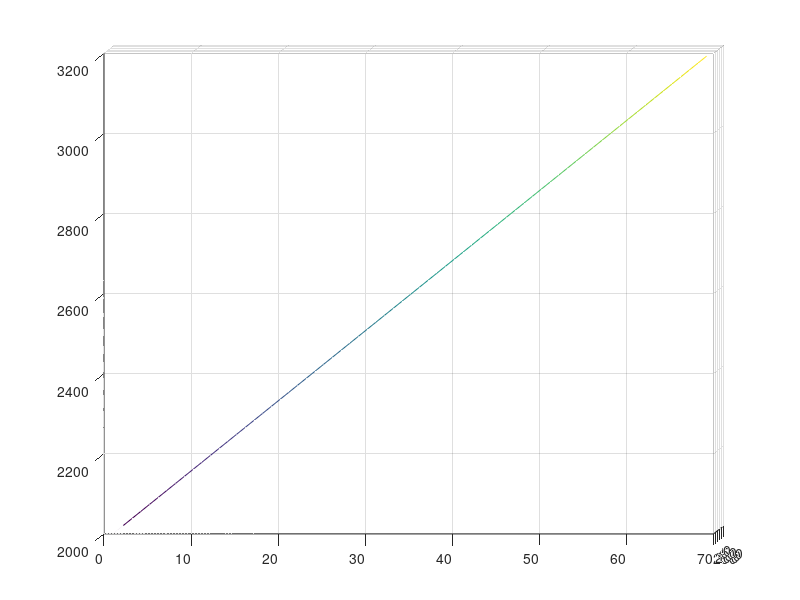

Here is the MATLAB script that generated this plot: (Note: this script raises an error after producing the figure.)
close all
clear all
clc
%% test the new function
disp('=== FWI with LNSRCH === ');

% Inicialización de las características del modelo
Nx=210; 
Nz=68; 
offset_max = 4000; 
tEnd=2.5; 
dt=0.004;  t = 0:dt:tEnd-dt; frec=3;
Nt=tEnd/dt;  dz = 25; dx = dz;
vp_ori = zeros(Nx,Nz);
vp_ite = vp_ori;
Sx1=25;
Sx2=185;
Sx3=105;
Sx4=65;
Sx5=145;
Sz=3;
Sz1=3;
Sz2=3;
Sz3=3;
Sz4=3;
Sz5=3;
beta1=1; beta2=1; beta3=1; beta4=1; beta5=1;
f1=0; f2=0; f3=0; f4=0; f5=0;
grad1=zeros(Nx*Nz,1);
grad2=zeros(Nx*Nz,1);
grad3=zeros(Nx*Nz,1);
grad4=zeros(Nx*Nz,1);
grad5=zeros(Nx*Nz,1);

% Creación de la fuente
a = (pi*frec)^2; t0 = 1;
g1 = [-2*a*(t-t0).*exp(-a*(t-t0).^2)]';


%% 1) Creación del modelo de velocidades original
for iz=1:Nz; vp_ori(:,iz) = 2000+0.7*dz*(iz-1); end

figure
mesh(vp_ori)
view(-1,-1)

hold on

% Adquisición sobre el modelo original
%tic; [Pt_obs1]=propagator(vp_ori, g1, Sx1, Sz, dx, dz, dt, 4000, frec); toc % offset_max = 4000
%tic; [Pt_obs2]=propagator(vp_ori, g1, Sx2, Sz, dx, dz, dt, 4000, frec); toc % offset_max = 4000
tic; [Pt_obs3]=propagator(vp_ori, g1, Sx3, Sz, dx, dz, dt, 2125, frec); toc % offset_max = 2125
%tic; [Pt_obs4]=propagator(vp_ori, g1, Sx4, Sz, dx, dz, dt, 3125, frec); toc % offset_max = 3125
%tic; [Pt_obs5]=propagator(vp_ori, g1, Sx5, Sz, dx, dz, dt, 3125, frec); toc % offset_max = 3125

%% 2) Creación del modelo de velocidad inicial, para la primer iteración se
for iz=1:Nz; vp_ite(:,Nz-iz+1) = 3172.5-0.6*dz*(iz-1); end

mesh(vp_ite)
view(-1,-1)

for i=1:40
N(i) = getframe;    
vp_ite1=reshape(vp_ite,Nx*Nz,1);

%% 3) Cálculo del gradiente y función objetivo para la adquisición
% #1
%[f1,grad1] = FWI_GRAD(vp_ite1, Nx, Nz, Nt, g1, Sx1, Sz1, dx, dz, dt, 4000, frec, Pt_obs1, 1);% offset_max = 10000 k=6
% #2
%[f2,grad2] = FWI_GRAD(vp_ite1, Nx, Nz, Nt, g1, Sx2, Sz2, dx, dz, dt, 4000, frec, Pt_obs2, 2);% offset_max = 10000 k=6
% #3
[f3,grad3] = FWI_GRAD(vp_ite1, Nx, Nz, Nt, g1, Sx3, Sz3, dx, dz, dt, 2125, frec, Pt_obs3, 3);% offset_max = 10000 k=6
% #4
%[f4,grad4] = FWI_GRAD(vp_ite1, Nx, Nz, Nt, g1, Sx4, Sz4, dx, dz, dt, 3125, frec, Pt_obs4, 4);% offset_max = 10000 k=6
% #5
%[f5,grad5] = FWI_GRAD(vp_ite1, Nx, Nz, Nt, g1, Sx5, Sz5, dx, dz, dt, 3125, frec, Pt_obs5, 5);% offset_max = 10000 k=6


%% 4) Función objetivo total y gradiente total
f(i) = f1 + f2 + f3 + f4 + f5

%% 5) Aplicando el factor de escala
grad=beta1*grad1 + beta2*grad2 + beta3*grad3 + beta4*grad4 + beta5*grad5;    

%% 6) Actualizando el modelo de velocidades
vp_ite = vp_ite + reshape(grad(:,:),Nx,Nz);
        
min(min(vp_ite))
mesh(vp_ite)
view(-1,-1)
end
movie(N,4)